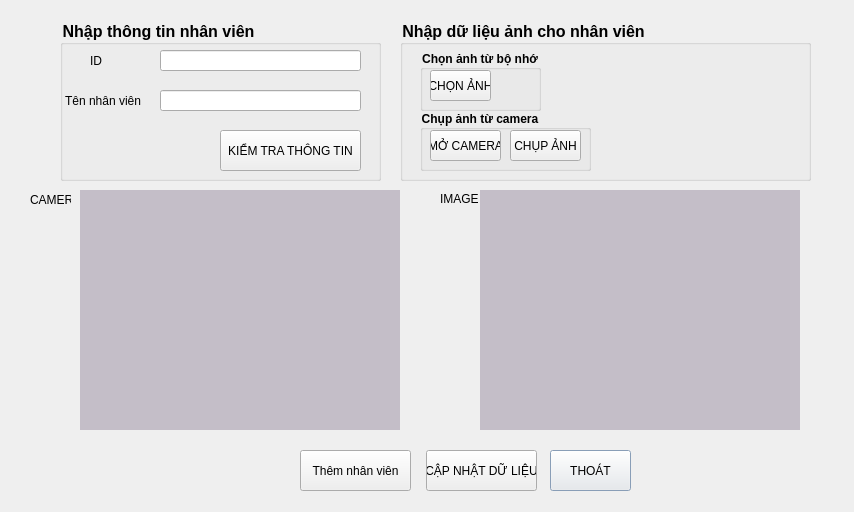
<?xml version="1.0" encoding="UTF-8"?>
<ui version="4.0">
 <class>dialog</class>
 <widget class="QDialog" name="dialog">
  <property name="geometry">
   <rect>
    <x>0</x>
    <y>0</y>
    <width>854</width>
    <height>512</height>
   </rect>
  </property>
  <property name="acceptDrops">
   <bool>false</bool>
  </property>
  <property name="windowTitle">
   <string>Nhập thông tin</string>
  </property>
  <property name="windowIcon">
   <iconset>
    <normaloff>icon/account.png</normaloff>icon/account.png</iconset>
  </property>
  <property name="styleSheet">
   <string notr="true">selection-background-color: rgb(192, 220, 255);</string>
  </property>
  <widget class="QLabel" name="label_3">
   <property name="geometry">
    <rect>
     <x>440</x>
     <y>183</y>
     <width>41</width>
     <height>31</height>
    </rect>
   </property>
   <property name="text">
    <string>IMAGE</string>
   </property>
  </widget>
  <widget class="QLabel" name="imgLabel">
   <property name="geometry">
    <rect>
     <x>80</x>
     <y>190</y>
     <width>320</width>
     <height>240</height>
    </rect>
   </property>
   <property name="layoutDirection">
    <enum>Qt::LeftToRight</enum>
   </property>
   <property name="autoFillBackground">
    <bool>false</bool>
   </property>
   <property name="styleSheet">
    <string notr="true">background-color: rgb(196, 190, 200);</string>
   </property>
   <property name="frameShadow">
    <enum>QFrame::Sunken</enum>
   </property>
   <property name="text">
    <string/>
   </property>
   <property name="margin">
    <number>0</number>
   </property>
  </widget>
  <widget class="QPushButton" name="pushButton_3">
   <property name="geometry">
    <rect>
     <x>550</x>
     <y>450</y>
     <width>81</width>
     <height>41</height>
    </rect>
   </property>
   <property name="text">
    <string>THOÁT</string>
   </property>
  </widget>
  <widget class="QPushButton" name="pushButton_4">
   <property name="geometry">
    <rect>
     <x>300</x>
     <y>450</y>
     <width>111</width>
     <height>41</height>
    </rect>
   </property>
   <property name="text">
    <string>Thêm nhân viên</string>
   </property>
  </widget>
  <widget class="QLabel" name="imgLabel_2">
   <property name="geometry">
    <rect>
     <x>480</x>
     <y>190</y>
     <width>320</width>
     <height>240</height>
    </rect>
   </property>
   <property name="autoFillBackground">
    <bool>false</bool>
   </property>
   <property name="styleSheet">
    <string notr="true">background-color: rgb(196, 190, 200);</string>
   </property>
   <property name="text">
    <string/>
   </property>
  </widget>
  <widget class="QLabel" name="label_2">
   <property name="geometry">
    <rect>
     <x>30</x>
     <y>190</y>
     <width>41</width>
     <height>20</height>
    </rect>
   </property>
   <property name="text">
    <string>CAMERA</string>
   </property>
  </widget>
  <widget class="QLabel" name="label_7">
   <property name="geometry">
    <rect>
     <x>30</x>
     <y>30</y>
     <width>181</width>
     <height>16</height>
    </rect>
   </property>
   <property name="font">
    <font>
     <pointsize>10</pointsize>
     <weight>75</weight>
     <bold>true</bold>
    </font>
   </property>
   <property name="text">
    <string/>
   </property>
  </widget>
  <widget class="QGroupBox" name="groupBox_3">
   <property name="geometry">
    <rect>
     <x>400</x>
     <y>20</y>
     <width>411</width>
     <height>161</height>
    </rect>
   </property>
   <property name="font">
    <font>
     <pointsize>12</pointsize>
     <weight>75</weight>
     <bold>true</bold>
    </font>
   </property>
   <property name="title">
    <string>Nhập dữ liệu ảnh cho nhân viên</string>
   </property>
   <widget class="QGroupBox" name="groupBox_2">
    <property name="geometry">
     <rect>
      <x>20</x>
      <y>30</y>
      <width>121</width>
      <height>61</height>
     </rect>
    </property>
    <property name="font">
     <font>
      <weight>75</weight>
      <bold>true</bold>
     </font>
    </property>
    <property name="title">
     <string>Chọn ảnh từ bộ nhớ</string>
    </property>
    <widget class="QPushButton" name="pushButton_6">
     <property name="geometry">
      <rect>
       <x>10</x>
       <y>20</y>
       <width>61</width>
       <height>31</height>
      </rect>
     </property>
     <property name="text">
      <string>CHỌN ẢNH</string>
     </property>
    </widget>
   </widget>
   <widget class="QGroupBox" name="groupBox">
    <property name="geometry">
     <rect>
      <x>20</x>
      <y>90</y>
      <width>171</width>
      <height>61</height>
     </rect>
    </property>
    <property name="font">
     <font>
      <weight>75</weight>
      <bold>true</bold>
     </font>
    </property>
    <property name="title">
     <string>Chụp ảnh từ camera</string>
    </property>
    <widget class="QPushButton" name="pushButton_2">
     <property name="geometry">
      <rect>
       <x>90</x>
       <y>20</y>
       <width>71</width>
       <height>31</height>
      </rect>
     </property>
     <property name="text">
      <string>CHỤP ẢNH</string>
     </property>
    </widget>
    <widget class="QPushButton" name="pushButton">
     <property name="geometry">
      <rect>
       <x>10</x>
       <y>20</y>
       <width>71</width>
       <height>31</height>
      </rect>
     </property>
     <property name="text">
      <string>MỞ CAMERA</string>
     </property>
    </widget>
   </widget>
   <widget class="QLabel" name="label_5">
    <property name="geometry">
     <rect>
      <x>210</x>
      <y>110</y>
      <width>191</width>
      <height>16</height>
     </rect>
    </property>
    <property name="lineWidth">
     <number>1</number>
    </property>
    <property name="text">
     <string/>
    </property>
   </widget>
   <widget class="QLabel" name="label_6">
    <property name="geometry">
     <rect>
      <x>150</x>
      <y>50</y>
      <width>251</width>
      <height>20</height>
     </rect>
    </property>
    <property name="text">
     <string/>
    </property>
   </widget>
  </widget>
  <widget class="QGroupBox" name="groupBox_4">
   <property name="geometry">
    <rect>
     <x>60</x>
     <y>20</y>
     <width>321</width>
     <height>161</height>
    </rect>
   </property>
   <property name="font">
    <font>
     <pointsize>12</pointsize>
     <weight>75</weight>
     <bold>true</bold>
    </font>
   </property>
   <property name="title">
    <string>Nhập thông tin nhân viên</string>
   </property>
   <property name="flat">
    <bool>false</bool>
   </property>
   <property name="checkable">
    <bool>false</bool>
   </property>
   <widget class="QLineEdit" name="lineEdit">
    <property name="geometry">
     <rect>
      <x>100</x>
      <y>70</y>
      <width>201</width>
      <height>21</height>
     </rect>
    </property>
    <property name="text">
     <string/>
    </property>
   </widget>
   <widget class="QLabel" name="label">
    <property name="geometry">
     <rect>
      <x>5</x>
      <y>60</y>
      <width>81</width>
      <height>41</height>
     </rect>
    </property>
    <property name="text">
     <string>Tên nhân viên</string>
    </property>
   </widget>
   <widget class="QLabel" name="label_4">
    <property name="geometry">
     <rect>
      <x>30</x>
      <y>20</y>
      <width>21</width>
      <height>41</height>
     </rect>
    </property>
    <property name="text">
     <string>ID</string>
    </property>
   </widget>
   <widget class="QLineEdit" name="lineEdit_2">
    <property name="geometry">
     <rect>
      <x>100</x>
      <y>30</y>
      <width>201</width>
      <height>21</height>
     </rect>
    </property>
    <property name="frame">
     <bool>true</bool>
    </property>
   </widget>
   <widget class="QPushButton" name="pushButton_5">
    <property name="geometry">
     <rect>
      <x>160</x>
      <y>110</y>
      <width>141</width>
      <height>41</height>
     </rect>
    </property>
    <property name="text">
     <string>KIỂM TRA THÔNG TIN</string>
    </property>
    <property name="icon">
     <iconset>
      <normaloff>icon/CHECK.png</normaloff>icon/CHECK.png</iconset>
    </property>
   </widget>
  </widget>
  <widget class="QPushButton" name="pushButton_7">
   <property name="geometry">
    <rect>
     <x>426</x>
     <y>450</y>
     <width>111</width>
     <height>41</height>
    </rect>
   </property>
   <property name="text">
    <string>CẬP NHẬT DỮ LIỆU</string>
   </property>
  </widget>
  <zorder>label_3</zorder>
  <zorder>imgLabel</zorder>
  <zorder>imgLabel_2</zorder>
  <zorder>label_2</zorder>
  <zorder>label_7</zorder>
  <zorder>pushButton_3</zorder>
  <zorder>pushButton_4</zorder>
  <zorder>groupBox_3</zorder>
  <zorder>groupBox_4</zorder>
  <zorder>pushButton_7</zorder>
 </widget>
 <tabstops>
  <tabstop>lineEdit_2</tabstop>
  <tabstop>lineEdit</tabstop>
  <tabstop>pushButton_5</tabstop>
  <tabstop>pushButton_6</tabstop>
  <tabstop>pushButton</tabstop>
  <tabstop>pushButton_2</tabstop>
  <tabstop>pushButton_4</tabstop>
  <tabstop>pushButton_3</tabstop>
 </tabstops>
 <resources/>
 <connections>
  <connection>
   <sender>pushButton_3</sender>
   <signal>clicked()</signal>
   <receiver>dialog</receiver>
   <slot>reject()</slot>
   <hints>
    <hint type="sourcelabel">
     <x>520</x>
     <y>450</y>
    </hint>
    <hint type="destinationlabel">
     <x>744</x>
     <y>112</y>
    </hint>
   </hints>
  </connection>
 </connections>
</ui>
